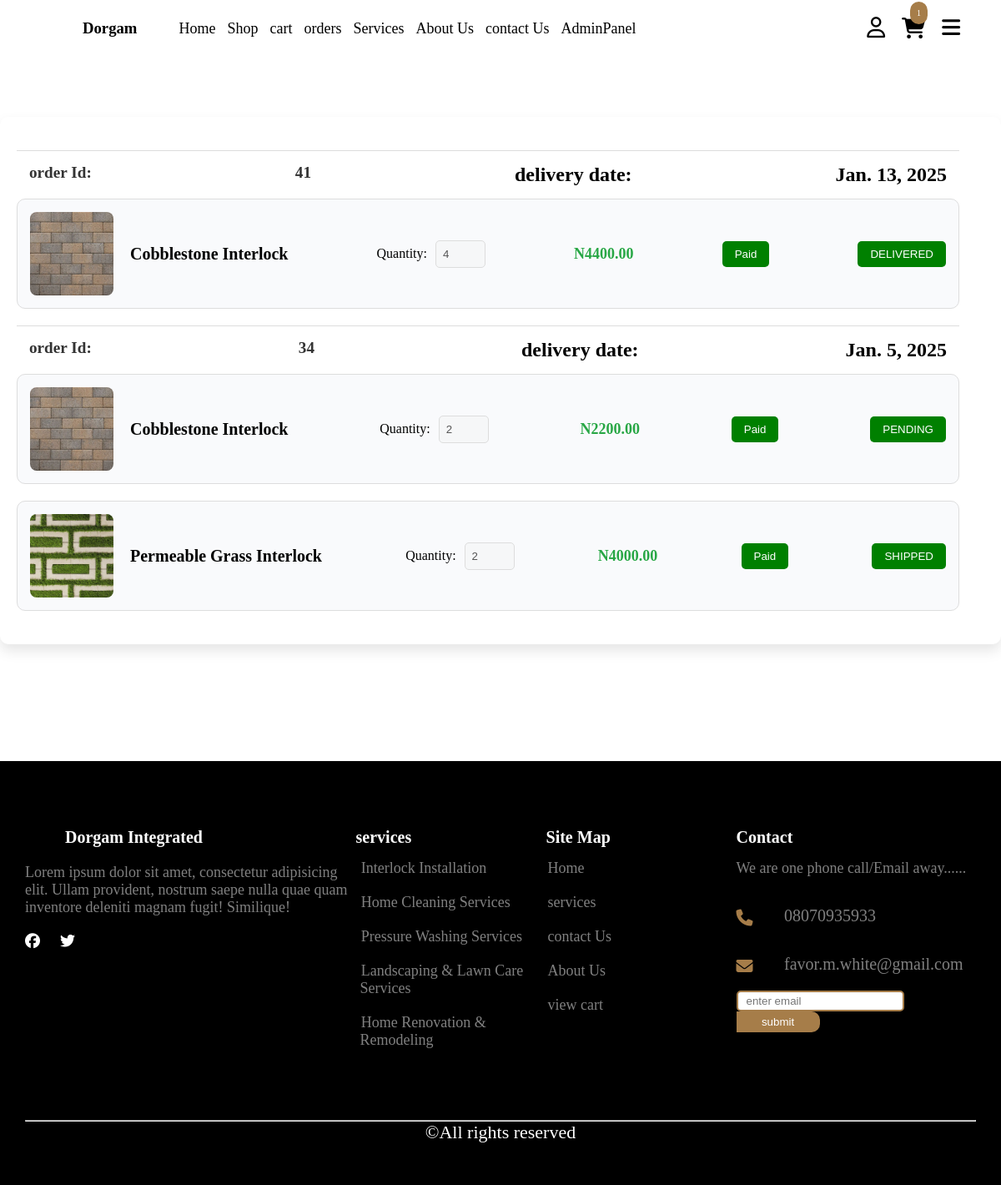
Screenshot of /store/orders (signed in) with the database file from the repository.
### ecommerceShop/models.py (models this page shows, shortened)
class Order(models.Model):
    user = models.ForeignKey(User, on_delete=models.CASCADE)
    phone_number = models.CharField(max_length=300, blank=True, null=True)
    state = models.ForeignKey(State, on_delete=models.SET_NULL, null=True)
    shipping_address = models.TextField()
    order_items = models.ManyToManyField(OrderItem, related_name='orders')
    cart_item_amount = models.DecimalField(max_digits=10, decimal_places=2)
    shipping_fee = models.DecimalField(max_digits=10, decimal_places=2)
    total_amount = models.DecimalField(max_digits=10, decimal_places=2)
    delivery_date = models.DateField()
    status = models.CharField(max_length=50, choices=[('Pending', 'Pending'), ('Completed', 'Completed'), ('Cancelled', 'Cancelled')], default='Pending')  # Order status
    payment_status = models.CharField(max_length=50, choices=[('Pending', 'Pending'), ('Paid', 'Paid'), ('Failed', 'Failed')], default='Pending')  # Payment status
    created_at = models.DateTimeField(auto_now_add=True)
    updated_at = models.DateTimeField(auto_now=True)

class OrderItem(models.Model):
    order = models.ForeignKey('Order', on_delete=models.CASCADE)  # Reference to the order
    product = models.ForeignKey(Product, on_delete=models.CASCADE)
    quantity = models.IntegerField(default=0)
    total_price = models.DecimalField(max_digits=10, decimal_places=2)  # Total price for this item
    DELIVERY_STATUS_CHOICES = (
        ('PENDING', 'Pending'),
        ('SHIPPED', 'Shipped'),
        ('DELIVERED', 'Delivered'),
        ('RETURNED', 'Returned'),
    )
    PAYMENT_STATUS_CHOICES = (
        ('Pending', 'Pending'),
        ('Paid', 'Paid'),
        ('Failed', 'Failed'),
    )
    delivery_status = models.CharField(
        max_length=10,
        choices=DELIVERY_STATUS_CHOICES,
        default='PENDING',  # Set the default delivery status
    )
    payment_status = models.CharField(
        max_length=10,
        choices=PAYMENT_STATUS_CHOICES,
        default='Pending',
    )

class Product(models.Model):
    image = models.ImageField(upload_to='products/')
    name = models.CharField(max_length=255)
    price = models.DecimalField(max_digits=10, decimal_places=2)
    shipping_duration = models.IntegerField(help_text="number of days for ordered product to get to consumer")
    is_instock =  models.BooleanField(default=True)
    is_featured = models.BooleanField(default=False)
    categories = models.ManyToManyField(Category, related_name='products')
    description = CKEditor5Field(config_name='default')
    created_at = models.DateTimeField(auto_now=True)
    updated_at = models.DateTimeField(auto_now_add=True)

### core/models.py (models this page shows, shortened)
class Service(models.Model):
    image = models.ImageField(
        upload_to='services/images/',
        blank=False,
        null=False,
        help_text="enter service image"
    )
    name_of_service = models.CharField(max_length=200, blank=False, null=False)
    detail = CKEditor5Field(config_name='default')

class Contact(models.Model):
    address = models.CharField(max_length=200)
    phoneNumber = models.CharField(max_length=20)
    email = models.CharField(max_length=200)

### ecommerceShop/views.py (the view)
# urls.py: path('orders', views.orders, name="orders"),
@is_logged_in
def orders(request):
    orders = Order.objects.prefetch_related('order_items').filter(user=request.user, status='Completed').order_by('-created_at')
    for order in orders:
        for item in order.order_items.all():
            item.total_price_display = item.product.price * item.quantity
    return render(request, 'mainSite/ordersPage.html', {'orders': orders})

### core/context_processors.py (called while the page is built)
def contact_info(request):
    contactInfo = Contact.objects.first()
    return {"contact": contactInfo}

def services(request):
    services = Service.objects.all()[:5]
    return {"services": services}

def social_media_view(request):
    social = SocialMedia.objects.first()  # You can adjust the query as needed
    return {'social': social}

def cart_item_count(request):
    if request.user.is_authenticated:
        try:
            cart = Cart.objects.filter(user=request.user, completed=False).first()
            if cart:
                total_items = sum(item.quantity for item in cart.cartitems.all())
            else:
                total_items = 0
        except Exception as e:
            print(f"Error calculating cart item count: {e}")
            total_items = 0
    else:
        total_items = 0
    return {"cart_item_count": total_items}

### core/decorator.py (called while the page is built)
def is_logged_in(func):
    @wraps(func)
    def wrapper(request, *args, **kwargs):
        try:
            if not request.user.is_authenticated:
                messages.warning(request, "please login to continue")
                return redirect('login')
            return func(request, *args, **kwargs)
        except Exception as e:
            print(f"Error: {e}")
            return redirect('login')
    return wrapper

### templates/mainSite/ordersPage.html (shortened to what this page needs)
{% extends "./main.html" %}
{% load static %}
{% load humanize %}
{% block stylelinks %}
    <link rel="stylesheet" href="{% static 'css/mainSite/orderPage.css' %}">
{% endblock stylelinks %}
{% block content %}
        <div class="cart-page">
            {% if orders %}
                <div class="cart-items">
                    {% for order in orders %}
                         <div class="cart-total">
                            <div class="total-label">
                                <p>order Id:</p>
                            </div>
                            <div class="total-label">
                                 <p id="total_price">{{order.id}}</p>
                            </div>
                             <div class="total-price">
                                <p id="total_price">delivery date:</p>
                            </div>
                            <div class="total-price">
                                <p id="total_price">{{order.delivery_date}}</p>
                            </div>
                          </div>
                        {% for item in order.order_items.all %}
                            <div class="cart-item">
                                <img src="{{item.product.image.url}}" alt="Product Image" class="product-image">
                                <div class="item-details">
                                    <p class="product-name">{{ item.product.name }}</p>
                                    <div class="quantity-container">
                                        <label for="quantity">Quantity:</label>
                                        <input type="number" id="quantity" name="quantity" value="{{item.quantity }}"  disabled>
                                    </div>
                                    <p class="product-price">N{{ item.total_price_display }}</p>
                                     <button class="payment-button">
                                        {{item.payment_status}}
                                    </button>
                                    <button class="remove-button">
                                        {{item.delivery_status}}
                                    </button>
                                </div>
                            </div>
                        {% endfor %}
                    {% endfor %}
                </div>
            {% else %}
                <div class="empty-cart">
                    <p> No orders yet <a href="{% url 'cart' %}">order Now</a></p>
                </div>
            {% endif %}
        </div>
{% endblock %}

### templates/mainSite/main.html (shortened to what this page needs)
{% load static %}
<!DOCTYPE html>
<html lang="en">
<head>
    <link rel="stylesheet" href="{% static 'css/mainSite/main.css' %}">
    {% block stylelinks %} {% endblock stylelinks %}
</head>
<body>
    <section class="header-main">
       <header class="container">
            <nav>
                <div class="logo" onclick="window.location.href='/'">
                <h1>Dorgam</h1>
                </div>
                <div class="nav-links">
                    <ul>
                        <li><a href="{% url 'home' %}">Home</a></li>
                        <li><a href="{% url 'products' %}">Shop</a></li>
                        <li><a href="{% url 'cart' %}">cart</a></li>
                        <li><a href="{% url 'orders' %}">orders</a></li>
                        <li><a href="{% url 'services' %}">Services</a></li>
                        <li><a href="{% url 'about' %}">About Us</a></li>
                        <li><a href="{% url 'contactUs' %}">contact Us</a></li>
                        {% if user.is_staff %}
                        <li>
                            <a href="/admin">AdminPanel</a>
                        </li>
                        {% endif %}
                    </ul>
                </div>
            </nav>
            <div class="nav-action">
                <div class="account">
                    {% if user.is_authenticated %}
                        <a href="{% url 'profile' %}"><i class="fa-regular fa-user"></i></a>
                    {% else %}
                        <a href="{% url 'login' %}"><i class="fa-regular fa-user"></i></a>
                    {% endif %}
                </div>
                <div class="cart" onclick="window.location.href='/store/cart'">
                    <a href="{% url 'cart' %}"><i class="fa-solid fa-cart-shopping"></i></a>
                    <div class="itemsNum"><p>{{cart_item_count}}</p></div>
                </div>
                <div class="handbugger">
                    <i class="fa-solid fa-bars" onclick="openNav()"></i>
                </div>
            </div>
       </header>
    </section>
     {% include 'flashMessages/message.html' %}
    {% block content %} {% endblock content %}
    <footer>
        <div class="footer-container container">
            <div class="footer-about">
                <div class="heading">
                    <div class="logo"><img src="{% static 'images/homePage/logo.jfif' %}" alt="" srcset=""></div>
                    <h1>Dorgam Integrated</h1>
                </div>
                <p>
                    Lorem ipsum dolor sit amet, consectetur adipisicing elit. Ullam provident,
                    nostrum saepe nulla quae quam inventore deleniti magnam fugit! Similique!
                </p>
               <div class="socials">
                {% if social.facebook %}
                    <a href="{{ social.facebook }}" target="_blank">
                        <i class="fa-brands fa-facebook"></i>
                    </a>
                {% endif %}
                {% if social.twitter %}
                    <a href="{{ social.twitter }}" target="_blank">
                        <i class="fa-brands fa-twitter"></i>
                    </a>
                {% endif %}
            </div>
            </div>
            <div class="footer-services">
                <h1> services</h1>
                {% for service in services %}
                    <a href="{% url 'service' service.id %}">{{ service.name_of_service }}</a>
                {% endfor %}
            </div>
            <div class="footer-links">
                <h1> Site Map </h1>
                <ul>
                    <li><a href="{% url 'home' %}">Home</a></li>
                    <li><a href="{% url 'services' %}">services</a></li>
                    <li><a href="{% url 'contactUs' %}">contact Us</a></li>
                    <li><a href="{% url 'about' %}">About Us</a></li>
                     <li><a href="{% url 'cart' %}">view cart</a></li>
                </ul>
            </div>
            <div class="footer-contact-info">
                <h1> Contact </h1>
                <p>We are one phone call/Email away......</p>
                    <div class="info">
                        <i class="fa-solid fa-phone"></i>
                        <p>{{ contact.phoneNumber }}</p>
                    </div>
                    <div class="info">
                        <i class="fa-solid fa-envelope"></i>
                        <p>{{ contact.email }}</p>
                    </div>
                    <div class="newsletter">
                        <form action="{% url 'subscribe' %}" method="post">
                             <input type="email" required placeholder="enter email" name="email">
                             <button type="submit">submit</button>
                        </form>
                    </div>
            </div>
        </div>
        <div class="copyright container">
            <hr style="color: grey;">
            <p>&copy;All rights reserved</p>
        </div>
    </footer>
</body>
</html>

### static/css/mainSite/main.css (style rules this page uses)
* { margin: 0; padding: 0; box-sizing: border-box; }
body { overflow-x: hidden; }
.container { width: 95%; max-width: 1200px; margin: 0 auto; }
.header-main { background-color: white; padding: 20px; position: fixed; top: 0; width: 100%; z-index: 1000; }
header { display: flex; justify-content: space-between; align-items: center; margin-top: 30px; }
nav { display: flex; align-items: center; }
.logo { display: flex; align-items: center; margin-right: 40px; font-family: Georgia, 'Times New Roman', Times, serif; }
.nav-links ul { list-style: none; }
.nav-links ul li { display: inline-block; margin-left: 10px; }
.nav-links ul li a { text-decoration: none; color: black; font-size: 18px; font-weight: 400; transition: 0.5s ease; }
.nav-action { display: flex; justify-content: space-between; align-items: center; }
.nav-action .account a { color: black; }
.nav-action .account { font-size: 25px; margin-right: 20px; cursor: pointer; }
.nav-action .cart { position: relative; cursor: pointer; }
.nav-action .cart a { text-decoration: none; color: black; }
.nav-action .cart i { font-size: 25px; }
.nav-action .cart .itemsNum { position: absolute; top: -20px; left: 10px; padding: 8px; font-size: 10px; background-color: rgb(166, 125, 73); border-radius: 50px; }
.nav-action .cart .itemsNum p { margin-right: 0px; color: white; }
.nav-action .handbugger { font-size: 25px; margin-left: 20px; cursor: pointer; }
footer { background-color: black; color: white; padding-top: 80px; padding-bottom: 50px; }
.footer-container { display: flex; justify-content: space-between; }
.footer-about { width: 40%; }
.footer-about .heading * { margin-right: 4px; padding: 0; margin-bottom: 20px; }
.footer-about .heading { display: flex; }
footer h1 { font-size: 20px; }
.footer-about p { color: gray; font-size: 18px; }
.footer-about .socials { margin-top: 20px; }
.footer-about .socials a { display: inline-block; margin-right: 20px; color: white; text-decoration: none; font-size: 18px; }
.footer-services { width: 23%; }
.footer-services a { display: block; color: gray; text-decoration: none; margin-top: 10px; padding: 5px; font-size: 18px; overflow: hidden; }
.footer-links { width: 23%; }
.footer-links ul { list-style: none; overflow: hidden; }
.footer-links ul li { padding: 5px; margin-top: 10px; }
.footer-links a { color: gray; text-decoration: none; font-size: 18px; overflow: hidden; }
.footer-contact-info { width: 29%; word-wrap: break-word; }
.footer-contact-info p { margin-bottom: 20px; font-size: 18px; color: gray; margin-top: 15px; }
.footer-contact-info .info { display: flex; justify-content: space-between; align-items: center; cursor: pointer; }
.footer-contact-info .info i { width: 10%; font-size: 20px; color: rgb(166, 125, 73); }
.footer-contact-info .info p { width: 80%; font-size: 20px; color: gray; }
footer .newsletter input { border: 2px solid rgb(166, 125, 73); height: 25px; border-radius: 5px; padding: 10px; outline: none; }
footer .newsletter button { background-color: rgb(166, 125, 73); color: white; border: none; padding: 5px; width: 100px; border-top-right-radius: 10px; border-bottom-right-radius: 10px; }
footer .copyright { margin-top: 80px; color: white; text-align: center; }
footer .copyright hr { color: gray; }
footer .copyright p { font-size: 22px; }

### rows the page displays
Order: id "41", delivery_date "Jan. 13, 2025"
OrderItem: product.image (picture), product.name "Cobblestone Interlock", quantity "4", total_price_display "4400.00", payment_status "Paid", delivery_status "DELIVERED"
Order: id "34", delivery_date "Jan. 5, 2025"
OrderItem: product.image (picture), product.name "Cobblestone Interlock", quantity "2", total_price_display "2200.00", payment_status "Paid", delivery_status "PENDING"
OrderItem: product.image (picture), product.name "Permeable Grass Interlock", quantity "2", total_price_display "4000.00", payment_status "Paid", delivery_status "SHIPPED"
Service: name_of_service "Interlock Installation"
Service: name_of_service "Home Cleaning Services"
Service: name_of_service "Pressure Washing Services"
Service: name_of_service "Landscaping & Lawn Care Services"
Service: name_of_service "Home Renovation & Remodeling"
Contact: phoneNumber "08070935933", email "favor.m.white@gmail.com"

### other values shown
{{ cart_item_count }} "1"
